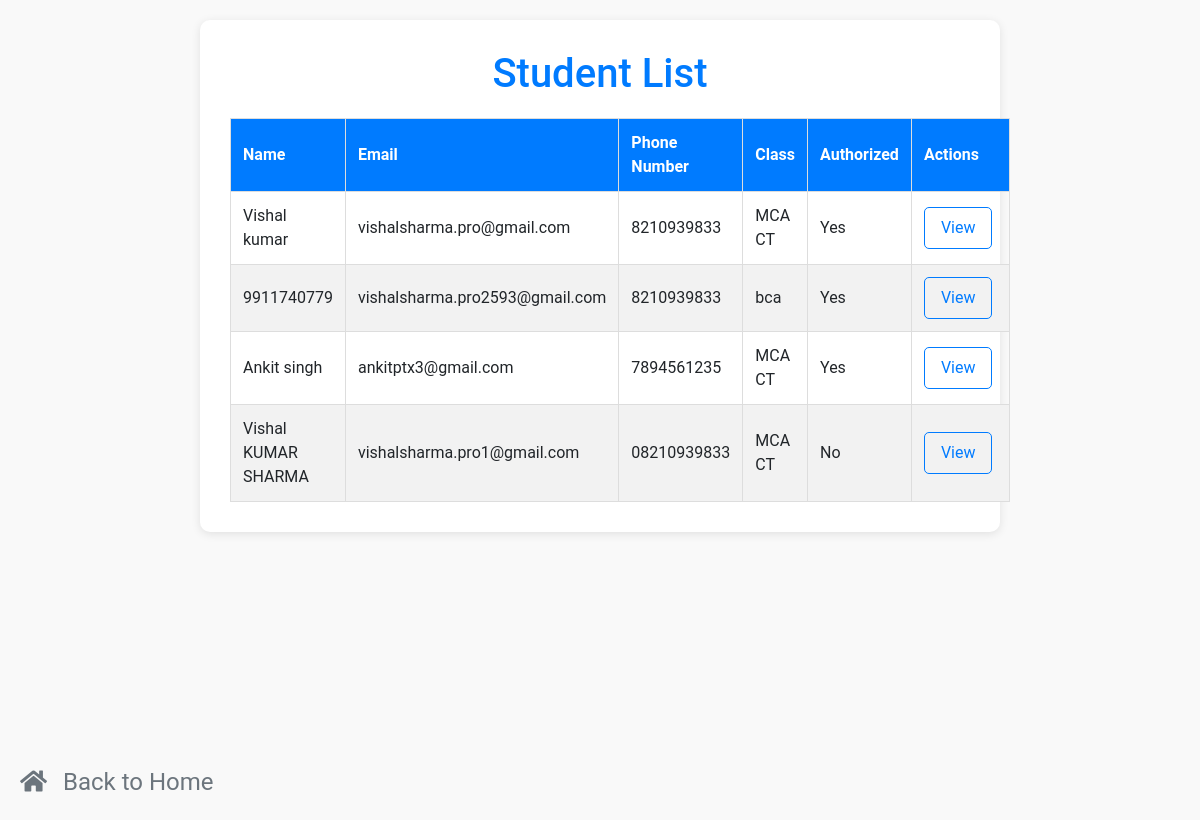
Screenshot of /students/ (signed in) with the database file from the repository.
### app1/models.py (models this page shows, shortened)
class Student(models.Model):
    user = models.OneToOneField(User, on_delete=models.CASCADE, related_name="student_profile")
    name = models.CharField(max_length=255)
    email = models.EmailField(max_length=255)
    phone_number = models.CharField(max_length=15)
    student_class = models.CharField(max_length=100)
    image = models.ImageField(upload_to='students/')
    authorized = models.BooleanField(default=False)
    roll_no = models.CharField(max_length=20)
    address = models.TextField()
    date_of_birth = models.DateField()
    joining_date = models.DateField()
    mother_name = models.CharField(max_length=255)
    father_name = models.CharField(max_length=255)

### app1/views.py (the view)
# urls.py: path('students/', views.student_list, name='student-list'),
@staff_member_required
def student_list(request):
    students = Student.objects.all()
    return render(request, 'student_list.html', {'students': students})

### templates/student_list.html (shortened to what this page needs)
<!DOCTYPE html>
<html lang="en">
<head>
    <link href="https://maxcdn.bootstrapcdn.com/bootstrap/4.5.2/css/bootstrap.min.css" rel="stylesheet">
    <link rel="stylesheet" href="https://cdnjs.cloudflare.com/ajax/libs/font-awesome/5.15.4/css/all.min.css">
</head>
<body>
    <div class="container">
        <h1>Student List</h1>
        <table>
            <thead>
                <tr>
                    <th>Name</th>
                    <th>Email</th>
                    <th>Phone Number</th>
                    <th>Class</th>
                    <th>Authorized</th>
                    <th>Actions</th>
                </tr>
            </thead>
            <tbody>
                {% for student in students %}
                <tr>
                    <td>{{ student.name }}</td>
                    <td>{{ student.email }}</td>
                    <td>{{ student.phone_number }}</td>
                    <td>{{ student.student_class }}</td>
                    <td>{% if student.authorized %} Yes {% else %} No {% endif %}</td>
                    <td class="actions">
                        <a href="{% url 'student-authorize' pk=student.pk %}">View</a>
                    </td>
                </tr>
                {% endfor %}
            </tbody>
        </table>
    </div>
    <div class="footer" onclick="location.href='{% url 'home' %}'">
        <i class="fas fa-home"></i> Back to Home
    </div>
</body>
</html>

### templates/student_list.html (style rules this page uses)
body { font-family: 'Roboto', Arial, sans-serif; background-color: #f9f9f9; margin: 0; padding: 0; position: relative; min-height: 100vh; }
.container { width: 100%; max-width: 800px; margin: 20px auto; background-color: #fff; padding: 30px; border-radius: 10px; box-shadow: 0 2px 10px rgba(0,0,0,0.1); transition: box-shadow 0.3s ease; box-sizing: border-box; position: relative; z-index: 1; }
h1 { text-align: center; color: #007bff; margin-bottom: 20px; }
table { width: 100%; border-collapse: collapse; margin-top: 20px; }
th, td { border: 1px solid #ddd; padding: 12px; text-align: left; }
th { background-color: #007bff; color: #fff; }
tr:nth-child(even) { background-color: #f2f2f2; }
.actions a { display: inline-block; margin-right: 5px; padding: 8px 16px; text-decoration: none; color: #007bff; border: 1px solid #007bff; border-radius: 5px; transition: background-color 0.3s ease, color 0.3s ease; }
.footer { position: absolute; bottom: 20px; left: 20px; color: #6c757d; font-size: 24px; cursor: pointer; }
.footer i { margin-right: 10px; }

### rows the page displays
Student: name "Vishal kumar", email "vishalsharma.pro@gmail.com", phone_number "8210939833", student_class "MCA CT", authorized "Yes"
Student: name "9911740779", email "vishalsharma.pro2593@gmail.com", phone_number "8210939833", student_class "bca", authorized "Yes"
Student: name "Ankit singh", email "ankitptx3@gmail.com", phone_number "7894561235", student_class "MCA CT", authorized "Yes"
Student: name "Vishal KUMAR SHARMA", email "vishalsharma.pro1@gmail.com", phone_number "08210939833", student_class "MCA CT", authorized "No"
